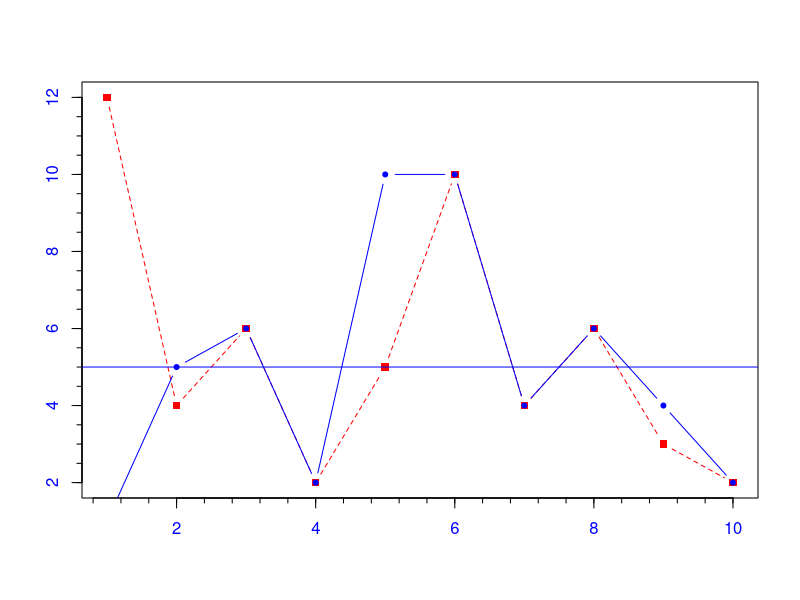
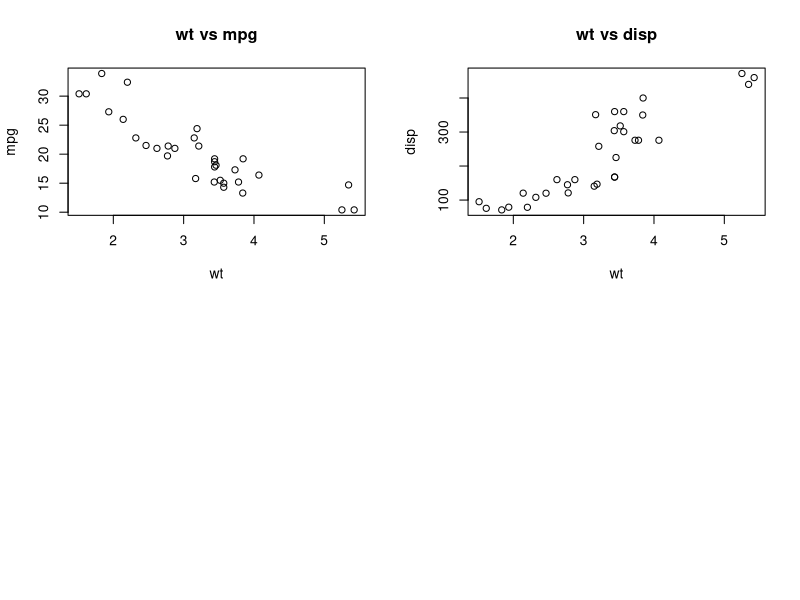
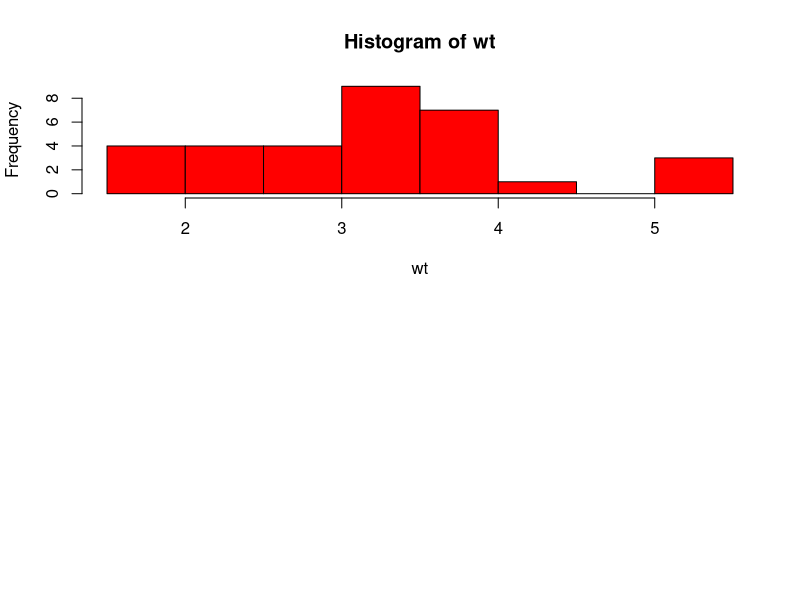
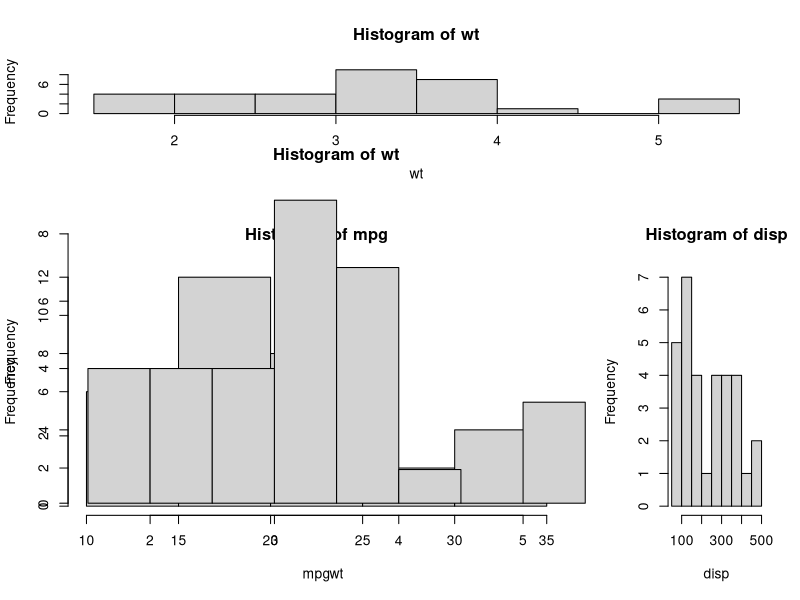
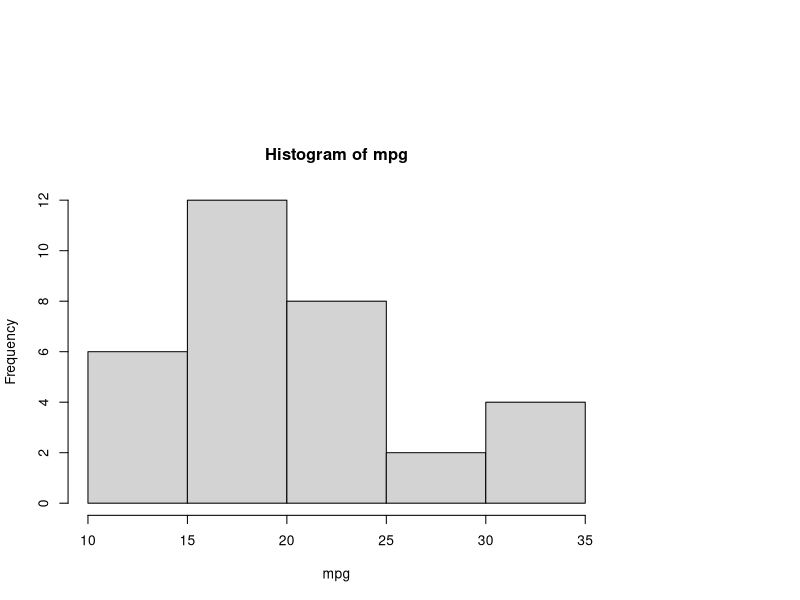
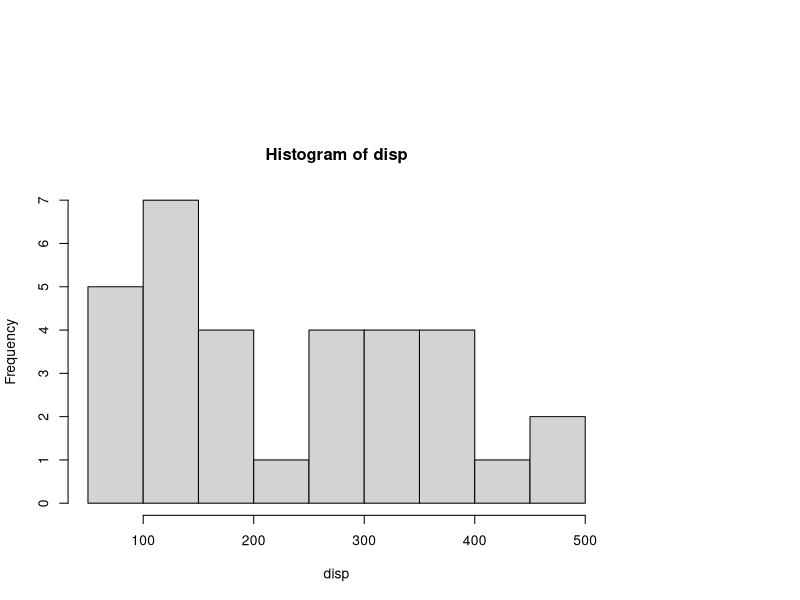

R code for these plots, in order:
getwd()
#常用的绘图
install.packages("lattics")
install.packages("ggplot2")
#  返回所以可用颜色的名称
colors()

x1 <- matrix(c(1,2,3,4,5,6,7,8),nrow = 2,ncol = 4)
x1
x1[1,]
x1[,1]

x <- data.frame("a"=c(1:10),"b"=c(12,4,6,2,5,10,4,6,3,2))
x
y <- data.frame("a"=c(1:10),"b"=c(1,5,6,2,10,10,4,6,4,2))
plot(x$a,x$b,xlab="x",ann=FALSE,ylab="b",main='line',type='b',pch=15,col.axis='blue',col.lab='green',col.main='red',col='red',lty=2)

opar <- par(no.readonly = TRUE)
lines(y$a,y$b,pch=20,col='blue',type="b")

#次要刻度线 包
install.packages("Hmisc")
require("Hmisc")

minor.tick(nx=5,ny=4,tick.ratio = 0.5)
abline(h=5,col='blue')

library('car')
par(mfrow=c(2,2))
attach(mtcars)

plot(wt,mpg,main="wt vs mpg")
plot(wt,disp ,main="wt vs disp")


par(mfrow=c(2,1))

hist(wt,col="red")

attach(mtcars)

#  1,1,2,3 代表的 1  表示第一图形，2 表示第二图形
layout(matrix(c(1,1,2,3),2,2,byrow=TRUE),widths=c(3,1),heights=c(1,2))
hist(wt)
hist(mpg)
hist(disp)


par(fig=c(0,0.8,0,0.8),new=TRUE)

hist(wt)
hist(mpg)
hist(disp)


install.packages ("reshape")

require("reshape")

install.packages("sqldf")


attach(mtcars)

head(mtcars)

#  使用 sqldf 操作数据框
require("sqldf")

d <- sqldf("select mpg,wt,vs  from mtcars  limit  5 ")
d



a <- rnorm(50,mean=30,sd=10)


for(i in 1:10)   print("hello world!")

i <- 10
while(i>0){
  print(i)
  i <- i-1
}
